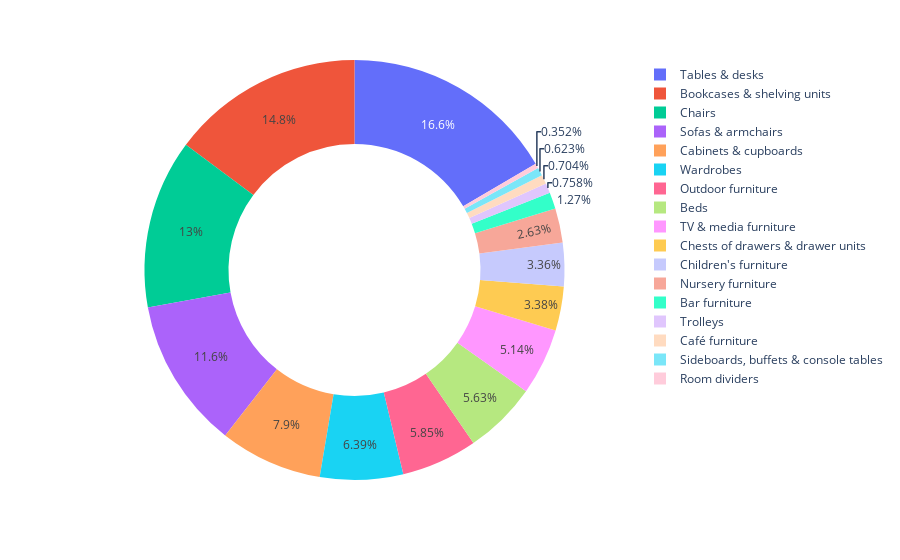

The cell this chart's notebook holds for it:
### Code cell
fig = px.pie(names=index_pi,values=value_pi,hole=0.6)
fig.show()

### Figure 1 — Plotly figure (JSON) as saved in the notebook; plotly's stock layout.template omitted (floating-point values rounded to 4 significant figures)
{"data": [{"domain": {"x": [0, 1], "y": [0, 1]}, "hole": 0.6, "hovertemplate": "label=%{label}<br>value=%{value}<extra></extra>", "labels": ["Tables & desks", "Bookcases & shelving units", "Chairs", "Sofas & armchairs", "Cabinets & cupboards", "Wardrobes", "Outdoor furniture", "Beds", "TV & media furniture", "Chests of drawers & drawer units", "Children's furniture", "Nursery furniture", "Bar furniture", "Trolleys", "Café furniture", "Sideboards, buffets & console tables", "Room dividers"], "legendgroup": "", "name": "", "showlegend": true, "type": "pie", "values": [612, 548, 481, 428, 292, 236, 216, 208, 190, 125, 124, 97, 47, 28, 26, 23, 13]}], "layout": {"legend": {"tracegroupgap": 0}, "margin": {"t": 60}}}
